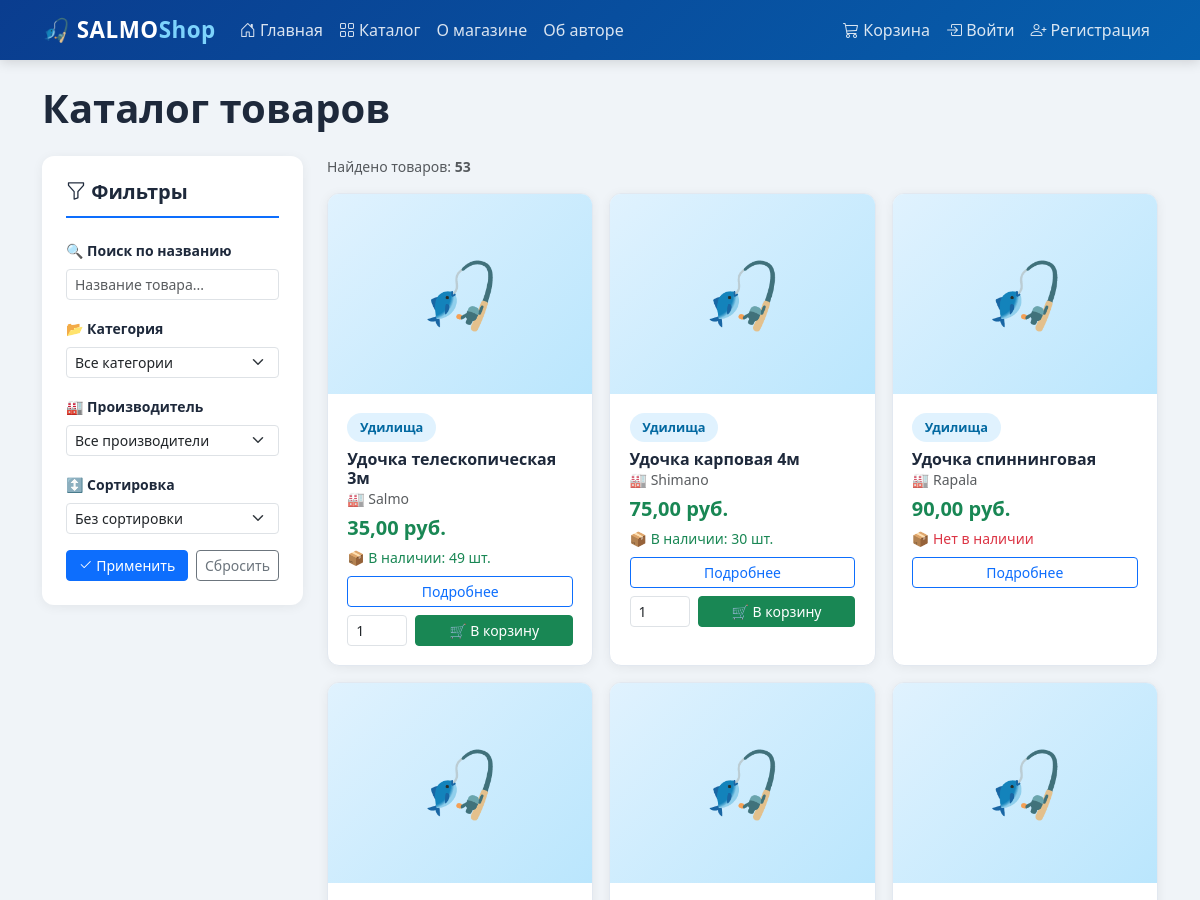
The app's page /catalog/ (upper part), older data.
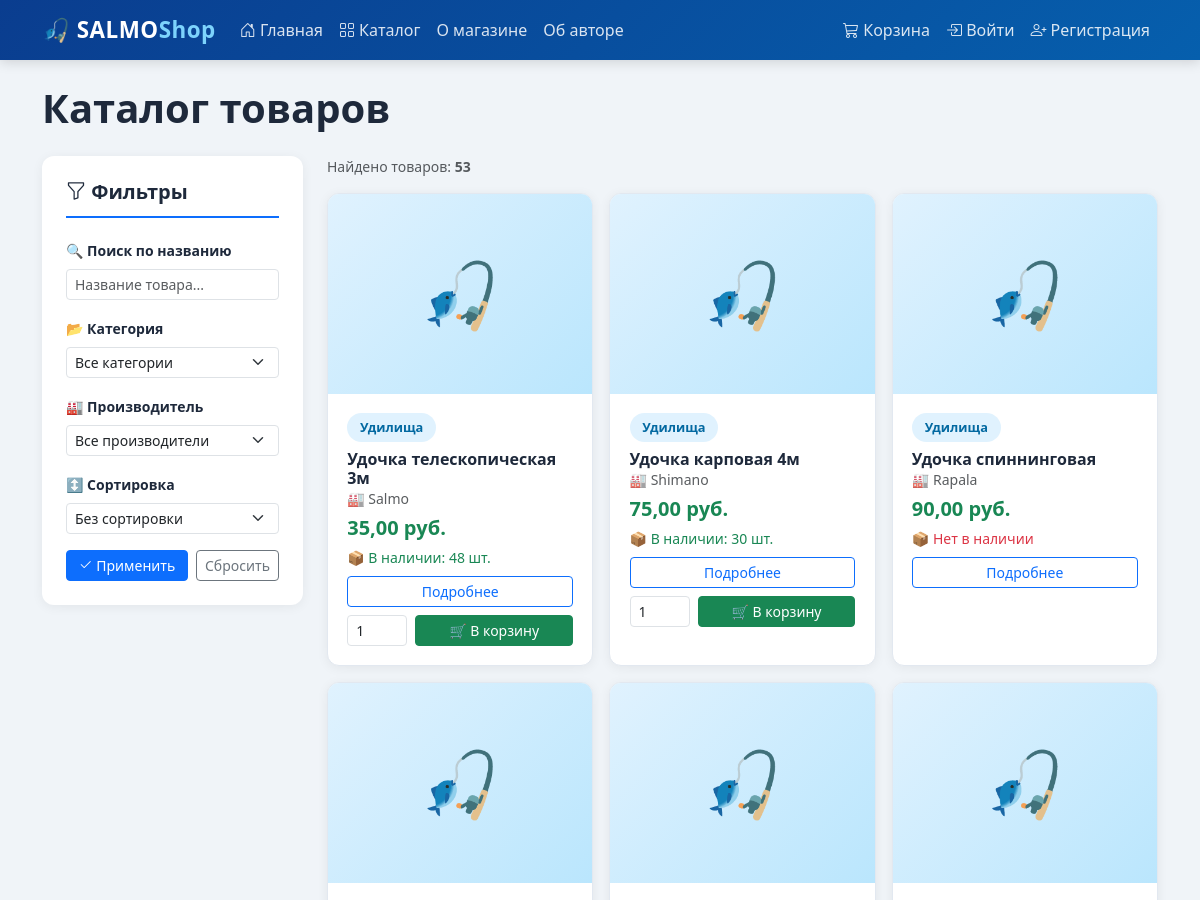
The same page, newer data.
### shop/models.py (models this page shows, shortened)
class Product(models.Model):
    name = models.CharField(max_length=200, verbose_name="Название")
    description = models.TextField(verbose_name="Описание")
    photo = models.ImageField(upload_to='products/', blank=True, null=True, verbose_name="Фото товара")
    price = models.DecimalField(max_digits=10, decimal_places=2, verbose_name="Цена")
    stock_quantity = models.IntegerField(verbose_name="Количество на складе")
    category = models.ForeignKey(Category, on_delete=models.CASCADE, verbose_name="Категория")
    manufacturer = models.ForeignKey(Manufacturer, on_delete=models.CASCADE, verbose_name="Производитель")
    class Meta:
        verbose_name = "Товар"
        verbose_name_plural = "Товары"

class Category(models.Model):
    name = models.CharField(max_length=100, verbose_name="Название")
    description = models.TextField(blank=True, null=True, verbose_name="Описание")
    class Meta:
        verbose_name = "Категория товара"
        verbose_name_plural = "Категории товаров"

class Manufacturer(models.Model):
    name = models.CharField(max_length=100, verbose_name="Название")
    country = models.CharField(max_length=100, verbose_name="Страна")
    description = models.TextField(blank=True, null=True, verbose_name="Описание")
    class Meta:
        verbose_name = "Производитель"
        verbose_name_plural = "Производители"

### shop/views.py (the view)
# urls.py: path('catalog/', views.product_list, name='product_list'),
def product_list(request):
    products = Product.objects.all()
    categories = Category.objects.all()
    manufacturers = Manufacturer.objects.all()
    search_query = request.GET.get('search', '').strip()
    if search_query:
        products = products.filter(cyrillic_icontains('name', search_query))
    category_id = request.GET.get('category', '')
    if category_id:
        products = products.filter(category_id=category_id)
    manufacturer_id = request.GET.get('manufacturer', '')
    if manufacturer_id:
        products = products.filter(manufacturer_id=manufacturer_id)
    sort_by = request.GET.get('sort', '')
    if sort_by == 'cheap':
        products = products.order_by('price')
    elif sort_by == 'expensive':
        products = products.order_by('-price')
    paginator = Paginator(products, 9)
    page_number = request.GET.get('page')
    page_obj = paginator.get_page(page_number)
    return render(request, 'catalog.html', {
        'page_obj': page_obj,
        'products': page_obj,
        'categories': categories,
        'manufacturers': manufacturers,
        'search_query': search_query,
        'category_id': category_id,
        'manufacturer_id': manufacturer_id,
        'sort_by': sort_by,
        'total': products.count(),
        'cart_count': _cart_count(request),
    })

### shop/views.py (called while the page is built)
def _cart_count(request):
    if not request.user.is_authenticated:
        return 0
    cart = _get_cart(request)
    result = cart.cartitem_set.aggregate(total=Sum('quantity'))
    return result['total'] or 0

### templates/catalog.html (shortened to what the changed rows need)
{% extends "base.html" %}
{% load static %}
{% block content %}
<h1 class="fw-bold mb-4">Каталог товаров</h1>
<div class="row g-4">
    <div class="col-md-9">
        {% if products %}
        <div class="row g-3">
            {% for product in products %}
            <div class="col-sm-6 col-lg-4">
                <div class="product-card h-100">
                    <div class="card-img-top">
                        {% if product.photo %}
                        <img src="{{ product.photo.url }}" alt="{{ product.name }}" style="width:100%;height:100%;object-fit:cover;">
                        {% else %}
                        🎣
                        {% endif %}
                    </div>
                    <div class="card-body">
                        <span class="category-badge">{{ product.category.name }}</span>
                        <h6 class="card-title mt-2 fw-bold">{{ product.name }}</h6>
                        <p class="text-muted small mb-1">🏭 {{ product.manufacturer.name }}</p>
                        <p class="fw-bold fs-5 text-success mb-1">{{ product.price }} руб.</p>
                        <p class="small {% if product.stock_quantity > 0 %}text-success{% else %}text-danger{% endif %} mb-2">
                            📦 {% if product.stock_quantity > 0 %}В наличии: {{ product.stock_quantity }} шт.{% else %}Нет в наличии{% endif %}
                        </p>
                        <a href="/catalog/{{ product.pk }}/" class="btn btn-outline-primary btn-sm w-100 mb-2">Подробнее</a>
                        {% if product.stock_quantity > 0 %}
                        <form method="post" action="/cart/add/{{ product.pk }}/" class="d-flex gap-2">
                            <input type="number" name="quantity" value="1" min="1" max="{{ product.stock_quantity }}"
                                   class="form-control form-control-sm" style="width:60px;">
                            <button type="submit" class="btn btn-success btn-sm flex-fill">🛒 В корзину</button>
                        </form>
                        {% endif %}
                    </div>
                </div>
            </div>
            {% endfor %}
        </div>
        {% else %}
        <div class="card text-center py-5 border-0 shadow-sm">
            <div style="font-size:3rem;">🔍</div>
            <p class="mt-2 text-muted">Товары по вашему запросу не найдены.</p>
            <a href="/catalog/" class="btn btn-outline-primary mx-auto" style="max-width:200px;">Сбросить фильтры</a>
        </div>
        {% endif %}
    </div>
</div>
{% endblock %}

Row changes from the older to the newer data that the page shows:
changed Product "Удочка телескопическая 3м": stock_quantity "49" → "48"
